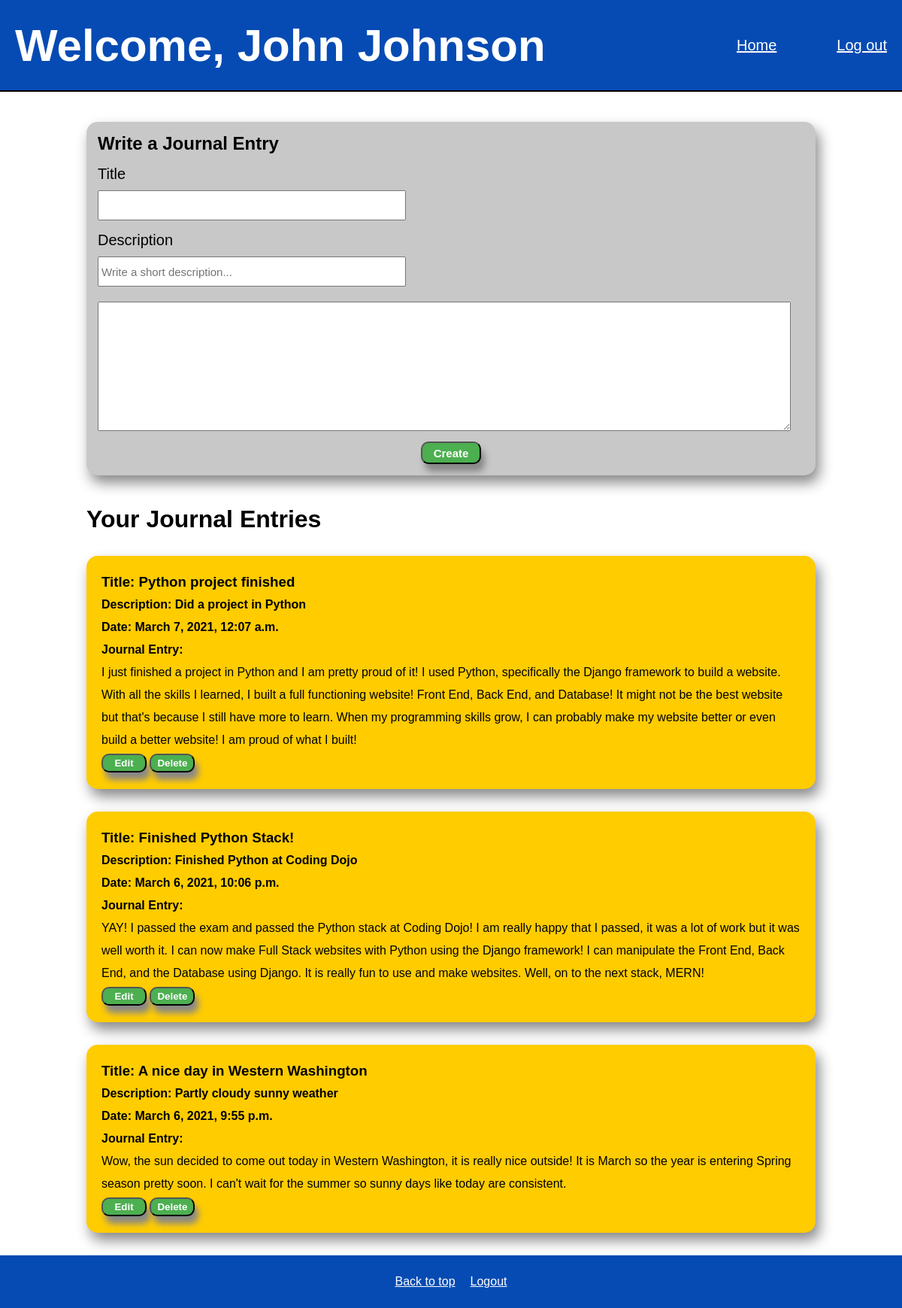
Screenshot of /dashboard (signed in) with the database file from the repository.
### journal/models.py (models this page shows)
class User(models.Model):
    first_name = models.CharField(max_length=15)
    last_name = models.CharField(max_length=20)
    email = models.EmailField(max_length=60)
    password = models.CharField(max_length=100)
    created_at = models.DateTimeField(auto_now_add=True)
    updated_at = models.DateTimeField(auto_now=True)
    objects = webManager()

class Entry(models.Model):
    title = models.CharField(max_length=80)
    desc = models.CharField(max_length=100)
    journal_entry = models.TextField()
    author = models.ForeignKey(User, related_name="entries", on_delete=models.CASCADE)
    created_at = models.DateTimeField(auto_now_add=True)
    updated_at = models.DateTimeField(auto_now=True)
    objects = webManager()

### journal/views.py (the view)
# urls.py: path('dashboard', views.dashboard),
def dashboard(request):
    if 'userID' in request.session:
        user = User.objects.get(id=request.session['userID'])
        context = {
            'user': user,
        }
        return render(request, 'dashboard.html', context)
    else:
        return redirect('/')

### journal/templates/dashboard.html (shortened to what this page needs)
<!DOCTYPE html>
<html lang="en">
<head>
    {% load static %}
    <link rel='stylesheet' href="{% static 'css/style.css' %}">
</head>
<body>
    <header>
        <h1>Welcome, {{ user.first_name }} {{ user.last_name }} </h1>
        <div class="nav">
            <a href="/dashboard">Home</a>
            <a href="/logout">Log out</a>
        </div>
    </header>
    <div class="entries">
        <form class="createEntry" action="/createEntry" method="POST">
            <h2>Write a Journal Entry</h2>
            <label for="entryTitle">Title</label>
            <input type="text" name="entryTitle">
            <label for="entryDesc">Description</label>
            <input type="text" name="entryDesc" placeholder="Write a short description...">
            <textarea name="entry"></textarea>
            <input type="submit" value="Create">
        </form>
        <h1>Your Journal Entries</h1>
        {% for entry in user.entries.all reversed %}
        <div class="entry">
            <h3>Title: {{ entry.title }}</h3>
            <h4>Description: {{ entry.desc }}</h4>
            <h4>Date: {{entry.created_at}}</h4>
            <span><h4>Journal Entry: </h4><p>{{ entry.journal_entry }}</p></span>
            <form action="/editPage/{{entry.id}}" method="POST">
                <button type="submit">Edit</button>
                <button type="submit" formaction="/delete/{{entry.id}}">Delete</button>
            </form>
        </div>
        {% endfor %}
    </div>
    <footer>
        <ul>
            <li><a href="#top">Back to top</a></li>
            <li><a href="/logout">Logout</a></li>
        </ul>
    </footer>
</body>
</html>

### journal/static/css/style.css (style rules this page uses)
* { margin: 0; padding: 0; font-family: Arial, Helvetica, sans-serif; }
body { min-height: 100%; margin: 0; padding: 0; }
html { height: 100%; }
header { display: flex; justify-content: space-between; align-items: center; border-bottom: 2px solid black; background-color: rgb(6, 75, 179); color: white; height: 80px; font-size: 30px; padding: 20px 20px 20px 20px; }
header a { color: white; font-size: 20px; }
.nav { display: flex; align-items: center; justify-content: space-between; width: 200px; }
.entries { display: block; justify-content: center; height: auto; width: 970px; margin: auto; margin-top: 40px; margin-bottom: 25px; }
.createEntry { background-color: #c9c8c8; width: 940px; height: auto; padding: 15px; border-radius: 15px; margin: auto; margin-bottom: 40px; box-shadow: 5px 10px 18px #888888; }
.createEntry label { display: block; font-size: 20px; margin-top: 15px; }
.createEntry input { display: block; height: 30px; width: 400px; font-size: 15px; padding: 3px; margin-top: 10px; }
.createEntry textarea { margin: auto; margin-top: 20px; width: 900px; height: 150px; padding: 10px; font-size: 15px; }
.createEntry input[type=submit] { background-color: #4caf50; color: white; font-weight: bold; width: 80px; height: 30px; display: block; margin-left: auto; margin-right: auto; margin-top: 10px; border-radius: 10px; box-shadow: 5px 10px 8px #888888; }
.entry { margin-top: 30px; margin-bottom: 30px; background-color: #FFCC00; height: auto; padding: 20px; line-height: 30px; border-radius: 15px; box-shadow: 5px 10px 18px #888888; }
.entry button { background-color: #4caf50; color: white; font-weight: bold; padding: 3px; width: 60px; border-radius: 10px; box-shadow: 5px 10px 8px #888888; }
footer { background-color: rgb(6, 75, 179); height: 70px; color: white; display: flex; align-items: center; justify-content: center; }
footer ul { display: flex; list-style: none; }
footer ul li { margin-left: 10px; margin-right: 10px; }
footer a { color: white; }

### rows the page displays
User: first_name "John", last_name "Johnson"
Entry: title "Python project finished", desc "Did a project in Python", created_at "March 7, 2021, 12:07 a.m.", journal_entry "I just finished a project in Python and I am pretty proud of it! I used Python, specifically the Django framework to build a website. With all the skills I learned, I built a full functioning website! Front End, Back End, and Database! It might not be the best website but that's because I still have more to learn. When my programming skills grow, I can probably make my website better or even build a better website! I am proud of what I built!"
Entry: title "Finished Python Stack!", desc "Finished Python at Coding Dojo", created_at "March 6, 2021, 10:06 p.m.", journal_entry "YAY! I passed the exam and passed the Python stack at Coding Dojo! I am really happy that I passed, it was a lot of work but it was well worth it. I can now make Full Stack websites with Python using the Django framework! I can manipulate the Front End, Back End, and the Database using Django. It is really fun to use and make websites. Well, on to the next stack, MERN!"
Entry: title "A nice day in Western Washington", desc "Partly cloudy sunny weather", created_at "March 6, 2021, 9:55 p.m.", journal_entry "Wow, the sun decided to come out today in Western Washington, it is really nice outside! It is March so the year is entering Spring season pretty soon. I can't wait for the summer so sunny days like today are consistent."
